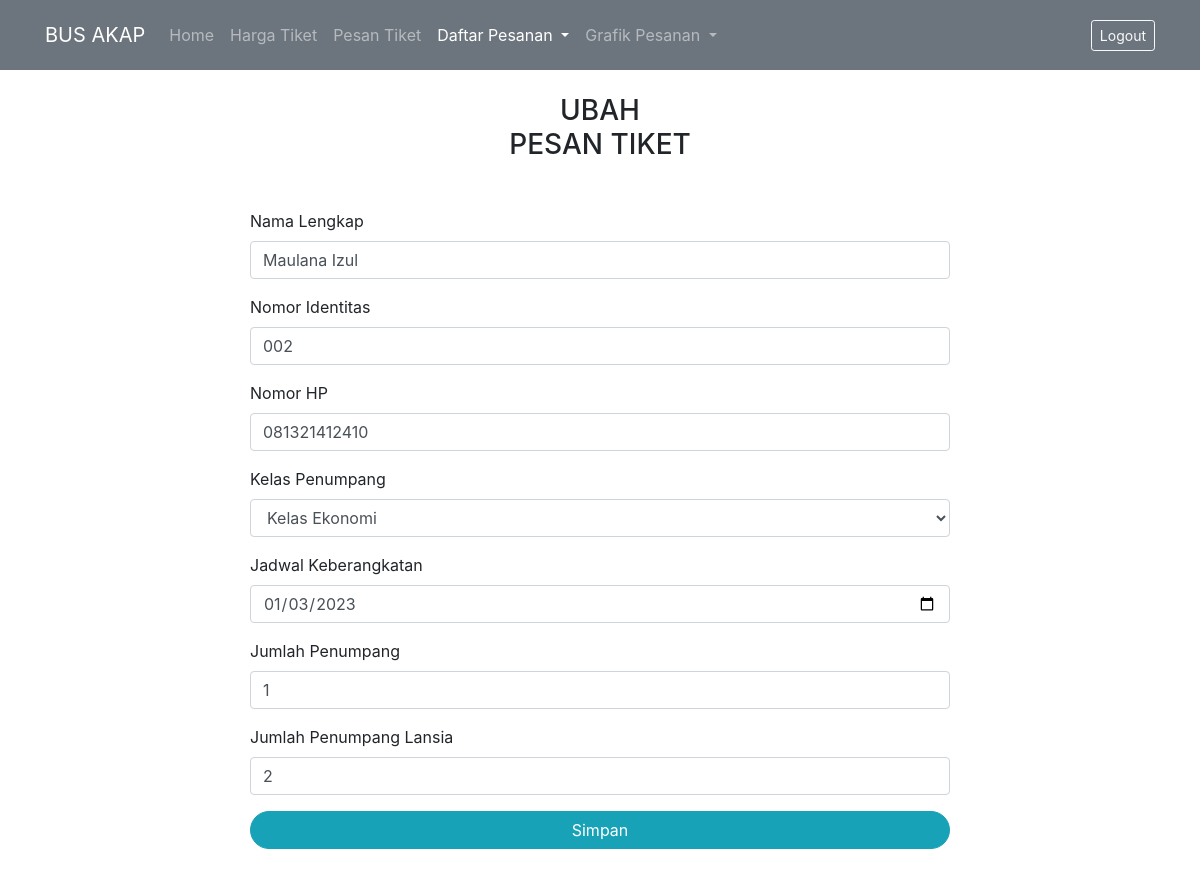
The page /ubah_data.php?id=33 (signed in) on the database its author committed.
### tables this page shows
CREATE TABLE `pesan_tiket` (
  `id_tiket` int(11) NOT NULL,
  `id_user` int(11) NOT NULL,
  `nama` varchar(45) NOT NULL,
  `no_identitas` varchar(45) NOT NULL,
  `no_hp` varchar(45) NOT NULL,
  `kelasp` varchar(45) NOT NULL,
  `jadwal` date NOT NULL,
  `pnonlansia` int(45) NOT NULL,
  `plansia` int(45) NOT NULL,
  `harga_tiket` int(255) NOT NULL,
  `total` int(255) NOT NULL
);

### ubah_data.php (the view, shortened to what this page needs)
<?php
    include "proses/koneksi.php";
    $id_tiket = $_GET['id'];
    $sql = "SELECT * FROM pesan_tiket WHERE id_tiket ='$id_tiket'";
    $query = $conn->query($sql);
    $data = mysqli_fetch_assoc($query);
?>
<!doctype html>
<html lang="en">
    <head>
        <link rel="stylesheet" href="https://cdn.jsdelivr.net/npm/bootstrap@4.6.2/dist/css/bootstrap.min.css">
        <link rel="stylesheet" href="assets/style/style.css?v=<?php echo time();?>">
    </head>
    <body>
        <nav class="navbar navbar-expand-xl navbar-dark bg-secondary sticky-top">
            <div class="container">
                <a class="navbar-brand" href="index.php">BUS AKAP</a>
                <div class="collapse navbar-collapse" id="navbarNav">
                    <ul class="navbar-nav">
                    <li class="nav-item">
                        <a class="nav-link" href="index.php">Home</a>
                    </li>
                    <li class="nav-item">
                        <a class="nav-link" href="harga_tiket.php">Harga Tiket</a>
                    </li>
                    <li class="nav-item">
                        <a class="nav-link" href="pesan_tiket.php">Pesan Tiket</a>
                    </li>
                    <li class="nav-item dropdown active">
                        <a class="nav-link dropdown-toggle" href="#" id="navbarDropdown" role="button" data-toggle="dropdown" aria-haspopup="true" aria-expanded="false">
                            Daftar Pesanan
                        </a>
                    </li>
                    <li class="nav-item dropdown">
                        <a class="nav-link dropdown-toggle" href="#" id="navbarDropdown" role="button" data-toggle="dropdown" aria-haspopup="true" aria-expanded="false">
                            Grafik Pesanan
                        </a>
                    </li>
                    </ul>
                    <div class="navbar-nav ml-auto">
                        <button class="btn btn-outline-light btn-sm" onclick="location.href='proses/logout.php'">Logout</button>
                    </div>
                </div>
            </div>
        </nav>
        <div class="container">
            <br>
            <h3 class="text-center mb-0">UBAH</h3>
            <h3 class="text-center mb-0">PESAN TIKET</h3>
            <br><br>
            <div class="row">
                <div class="col-lg-8 mx-auto">
                    <form class="form-horizontal" action="" method="post">
                        <div class="form-group">
                            <label for="nama" class="col-sm-3 control-label">Nama Lengkap</label>
                            <div class="col-sm-12">
                                <input type="text" name="nama" class="form-control" value="<?=$data['nama']?>" placeholder="Masukan Nama Lengkap Anda" required>
                            </div>
                        </div>
                        <div class="form-group">
                            <label for="no_identitas" class="col-sm-3 control-label">Nomor Identitas</label>
                            <div class="col-sm-12">
                                <input type="text" name="no_identitas" class="form-control" value="<?=$data['no_identitas']?>" placeholder="Masukan Nomor Identitas Anda" required>
                            </div>
                        </div>
                        <div class="form-group">
                            <label for="no_hp" class="col-sm-3 control-label">Nomor HP</label>
                            <div class="col-sm-12">
                                <input type="text" name="no_hp" class="form-control" value="<?=$data['no_hp']?>" placeholder="Masukan Nomor HP Anda" required>
                            </div>
                        </div>
                        <div class="form-group">
                            <label for="kelasp" class="col-sm-3 control-label">Kelas Penumpang</label>
                            <div class="col-sm-12 col-xs-12">
                                <select name="kelasp" class="form-control">
                                    <option value="Ekonomi" <?php if($data['kelasp'] == 'Ekonomi')echo 'selected';?> >Kelas Ekonomi</option>
                                </select>
                            </div>
                        </div>
                        <div class="form-group">
                            <label for="jadwal" class="col-sm-12 control-label">Jadwal Keberangkatan</label>
                            <div class="col-sm-12">
                                <input type="date" name="jadwal" class="form-control" value="<?=$data['jadwal']?>" required>
                            </div>
                        </div>
                        <div class="form-group">
                            <label for="pnonlansia" class="col-sm-3 control-label">Jumlah Penumpang</label>
                            <div class="col-sm-12">
                                <input type="number" name="pnonlansia" class="form-control" value="<?=$data['pnonlansia']?>" placeholder="Bukan Lansia (Usia < 60)" required>
                            </div>
                        </div>
                        <div class="form-group">
                            <label for="plansia" class="col-sm-12 control-label">Jumlah Penumpang Lansia</label>
                            <div class="col-sm-12">
                                <input type="number" name="plansia" class="form-control" value="<?=$data['plansia']?>" placeholder="Usia 60 tahun ke atas" required>
                            </div>
                        </div>
                        <div class="form-group">
                            <div class="col-sm-offset-3 col-sm-12">
                                <button type="submit" class="btn btn-info btn-block btn-round">
                                    Simpan
                                </button>
                            </div>
                        </div>
                    </form>
                </div>
            </div>
        </div>
        <br><br><br>
    </body>
</html>

### assets/style/style.css (style rules this page uses)
.navbar { min-height: 70px; }
.btn-round { border-radius: 3rem; }

### rows shown on the page
pesan_tiket: nama "Maulana Izul", no_identitas "002", no_hp "081321412410", kelasp "Kelas Ekonomi", jadwal "01/03/2023", pnonlansia "1", plansia "2"
